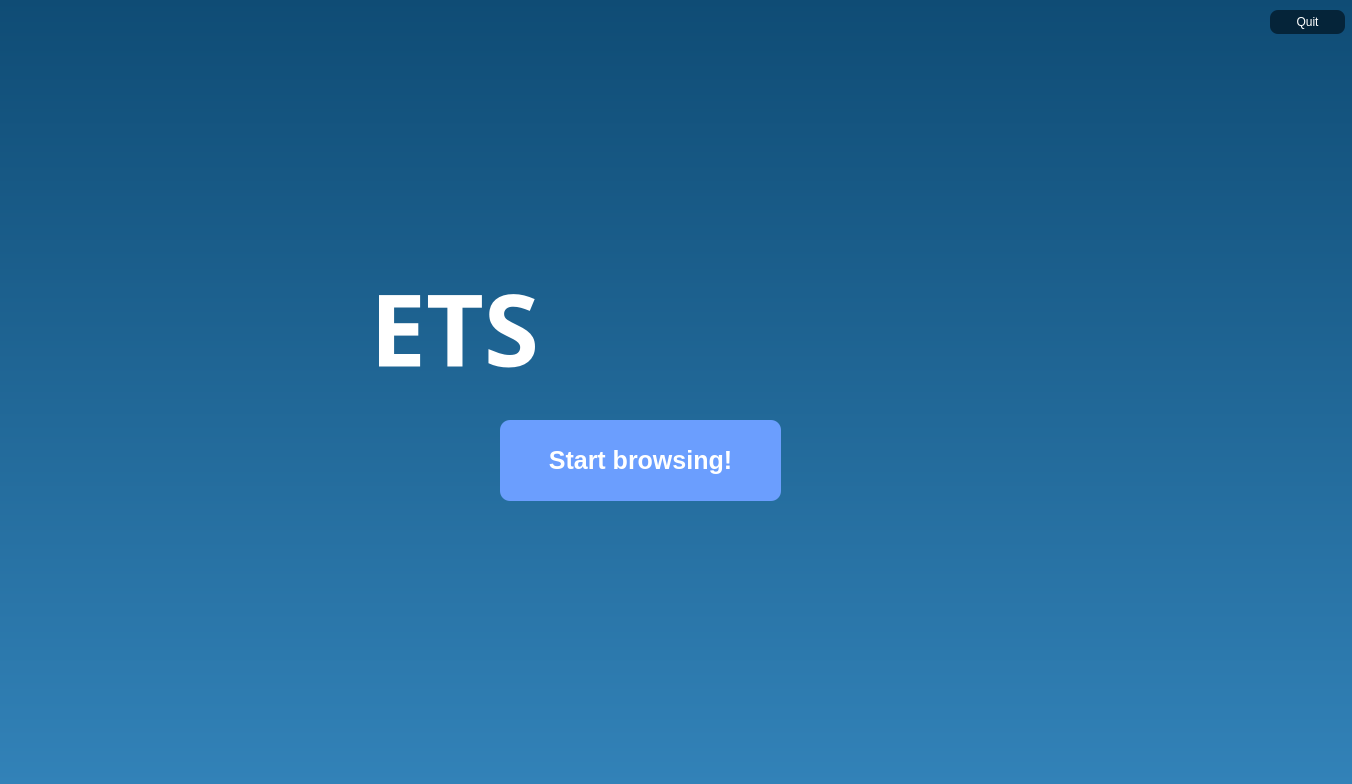
<?xml version="1.0" encoding="UTF-8"?>
<ui version="4.0">
 <class>MainWindow</class>
 <widget class="QMainWindow" name="MainWindow">
  <property name="enabled">
   <bool>true</bool>
  </property>
  <property name="geometry">
   <rect>
    <x>0</x>
    <y>0</y>
    <width>1352</width>
    <height>784</height>
   </rect>
  </property>
  <property name="font">
   <font>
    <family>Arial</family>
   </font>
  </property>
  <property name="windowTitle">
   <string>MainWindow</string>
  </property>
  <property name="styleSheet">
   <string notr="true"/>
  </property>
  <widget class="QWidget" name="centralwidget">
   <property name="styleSheet">
    <string notr="true">background: qlineargradient(x1:0, y1:0, x2:0, y2:1, stop:0 #0F4C75, stop:1 #3282B8);</string>
   </property>
   <widget class="QPushButton" name="quitButton">
    <property name="geometry">
     <rect>
      <x>1270</x>
      <y>10</y>
      <width>75</width>
      <height>24</height>
     </rect>
    </property>
    <property name="styleSheet">
     <string notr="true">background-color: #052439;
color: white;
border-radius: 8px;</string>
    </property>
    <property name="text">
     <string>Quit</string>
    </property>
   </widget>
   <widget class="QPushButton" name="openBlueprintButton">
    <property name="geometry">
     <rect>
      <x>500</x>
      <y>420</y>
      <width>281</width>
      <height>81</height>
     </rect>
    </property>
    <property name="cursor">
     <cursorShape>ArrowCursor</cursorShape>
    </property>
    <property name="styleSheet">
     <string notr="true">background-color: #6B9EFE;
height: 100px;
border-radius: 10px;
color: white;
font-weight: bold;
font-size: 25px;</string>
    </property>
    <property name="text">
     <string>Start browsing!</string>
    </property>
   </widget>
   <widget class="QLabel" name="ETSlabel">
    <property name="geometry">
     <rect>
      <x>370</x>
      <y>170</y>
      <width>539</width>
      <height>316</height>
     </rect>
    </property>
    <property name="sizePolicy">
     <sizepolicy hsizetype="Minimum" vsizetype="Minimum">
      <horstretch>0</horstretch>
      <verstretch>0</verstretch>
     </sizepolicy>
    </property>
    <property name="minimumSize">
     <size>
      <width>539</width>
      <height>316</height>
     </size>
    </property>
    <property name="styleSheet">
     <string notr="true">background-color: transparent;
text-align: center;
font-size: 100px;
font-weight: bold;
qproperty-alignment: AlignCenter;
color: white;
font-family: Montserrat;</string>
    </property>
    <property name="text">
     <string>ETS</string>
    </property>
    <property name="buddy">
     <cstring>openBlueprintButton</cstring>
    </property>
   </widget>
   <zorder>ETSlabel</zorder>
   <zorder>quitButton</zorder>
   <zorder>openBlueprintButton</zorder>
  </widget>
 </widget>
 <tabstops>
  <tabstop>openBlueprintButton</tabstop>
  <tabstop>quitButton</tabstop>
 </tabstops>
 <resources/>
 <connections/>
</ui>
